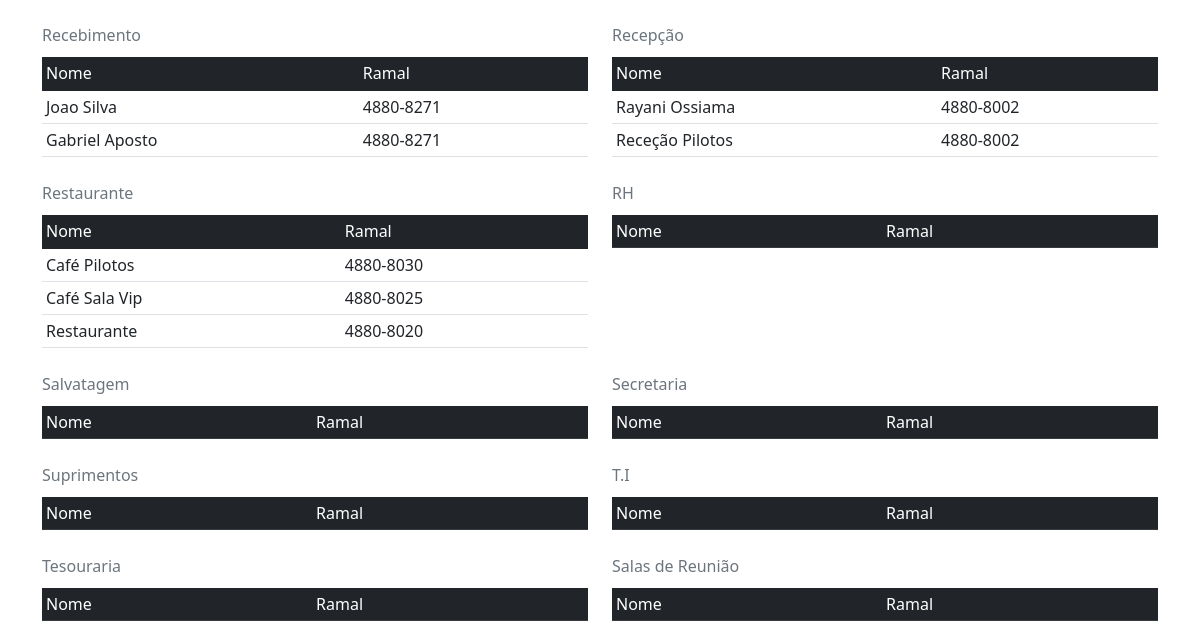
The page /conect/index.php (lower part) on the database as committed earlier.
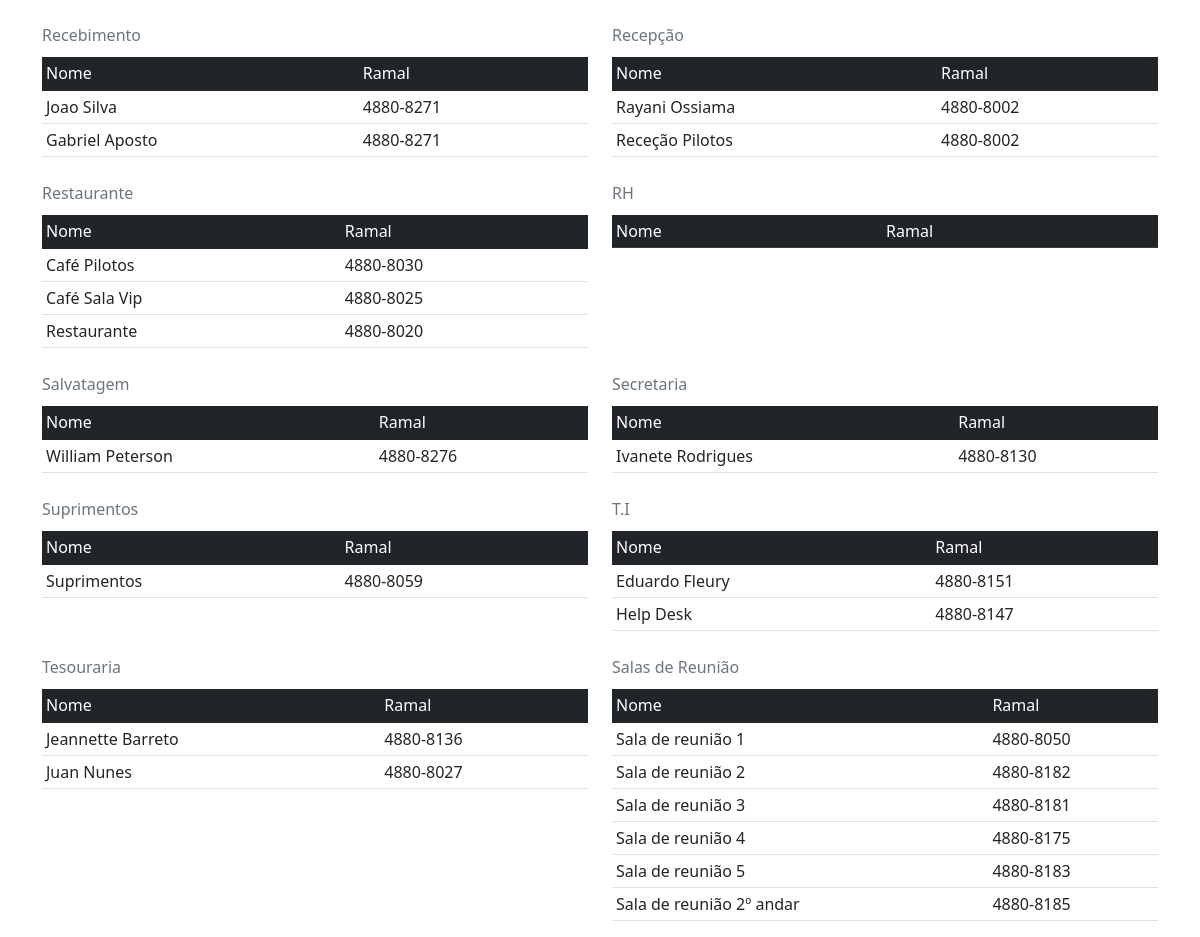
The same page on the database as committed later.
### tables this page shows
create table recebimento (
id int not null auto_increment,
nome varchar (30) not null,
ramal char (9) not null,
primary key (id)
)default charset = utf8mb4;

create table recepcao (
id int not null auto_increment,
nome varchar (30) not null,
ramal char (9) not null,
primary key (id)
)default charset = utf8mb4;

create table restaurante (
id int not null auto_increment,
nome varchar (30) not null,
ramal char (9) not null,
primary key (id)
)default charset = utf8mb4;

create table salvatagem (
id int not null auto_increment,
nome varchar (30) not null,
ramal char (9) not null,
primary key (id)
)default charset = utf8mb4;

create table secretaria (
id int not null auto_increment,
nome varchar (30) not null,
ramal char (9) not null,
primary key (id)
)default charset = utf8mb4;

create table suprimentos (
id int not null auto_increment,
nome varchar (30) not null,
ramal char (9) not null,
primary key (id)
)default charset = utf8mb4;

create table tecnologia (
id int not null auto_increment,
nome varchar (30) not null,
ramal char (9) not null,
primary key (id)
)default charset = utf8mb4;

create table tesouraria (
id int not null auto_increment,
nome varchar (30) not null,
ramal char (9) not null,
primary key (id)
)default charset = utf8mb4;

create table salasreuniao (
id int not null auto_increment,
nome varchar (30) not null,
ramal char (9) not null,
primary key (id)
)default charset = utf8mb4;

### conect/index.php (the view, shortened to what this page needs)
<?php
include ("C:\wamp64\www\conect\conexao.php");
$consulta23 = "SELECT * FROM recebimento";
$con23 = $mysqli -> query($consulta23) or die($mysqli -> error);
$consulta24 = "SELECT * FROM recepcao";
$con24 = $mysqli -> query($consulta24) or die($mysqli -> error);
$consulta25 = "SELECT * FROM restaurante";
$con25 = $mysqli -> query($consulta25) or die($mysqli -> error);
$consulta27 = "SELECT * FROM salasreuniao";
$con27 = $mysqli -> query($consulta27) or die($mysqli -> error);
$consulta28 = "SELECT * FROM salvatagem";
$con28 = $mysqli -> query($consulta28) or die($mysqli -> error);
$consulta29 = "SELECT * FROM secretaria";
$con29 = $mysqli -> query($consulta29) or die($mysqli -> error);
$consulta30 = "SELECT * FROM suprimentos";
$con30 = $mysqli -> query($consulta30) or die($mysqli -> error);
$consulta31 = "SELECT * FROM tecnologia";
$con31 = $mysqli -> query($consulta31) or die($mysqli -> error);
$consulta32 = "SELECT * FROM tesouraria";
$con32 = $mysqli -> query($consulta32) or die($mysqli -> error);
?>
<!DOCTYPE html>
<html lang="en">
<head>
    <link href="Bootstrap/css/bootstrap.css" rel="stylesheet" type="text/css">
</head>
<body>
<div class="container">
 <div class="row">
<div class="col-lg-6 ">
  </div>
<div class="col-lg-6 ">
  </div>
<div class="col-lg-6 ">
    <table class="table table-hover table-sm caption-top">
      <caption class="justify-content-center">Recebimento</caption>
        <thead class="table-dark">
        <tr>
            <td>Nome</td>
            <td>Ramal</td>
        </tr>
        </thead>
        <?php while ($dado = $con23 -> fetch_array()){ ?>
        <tr>
            <td><?php echo $dado["nome"]; ?></td>
            <td><?php echo $dado["ramal"]; ?></td>
        </tr>
        <?php } ?>
    </table>
  </div>
<div class="col-lg-6 ">
    <table class="table table-hover table-sm caption-top">
      <caption class="justify-content-center">Recepção</caption>
        <thead class="table-dark">
        <tr>
            <td>Nome</td>
            <td>Ramal</td>
        </tr>
        </thead>
        <?php while ($dado = $con24 -> fetch_array()){ ?>
        <tr>
            <td><?php echo $dado["nome"]; ?></td>
            <td><?php echo $dado["ramal"]; ?></td>
        </tr>
        <?php } ?>
    </table>
  </div>
<div class="col-lg-6 ">
    <table class="table table-hover table-sm caption-top">
      <caption class="justify-content-center">Restaurante </caption>
        <thead class="table-dark">
        <tr>
            <td>Nome</td>
            <td>Ramal</td>
        </tr>
        </thead>
        <?php while ($dado = $con25 -> fetch_array()){ ?>
        <tr>
            <td><?php echo $dado["nome"]; ?></td>
            <td><?php echo $dado["ramal"]; ?></td>
        </tr>
        <?php } ?>
    </table>
  </div>
<div class="col-lg-6 ">
    <table class="table table-hover table-sm caption-top">
      <caption class="justify-content-center">RH</caption>
        <thead class="table-dark">
        <tr>
            <td>Nome</td>
            <td>Ramal</td>
        </tr>
        </thead>
    </table>
  </div>
<div class="col-lg-6 ">
    <table class="table table-hover table-sm caption-top">
      <caption class="justify-content-center">Salvatagem</caption>
        <thead class="table-dark">
        <tr>
            <td>Nome</td>
            <td>Ramal</td>
        </tr>
        </thead>
        <?php while ($dado = $con28 -> fetch_array()){ ?>
        <tr>
            <td><?php echo $dado["nome"]; ?></td>
            <td><?php echo $dado["ramal"]; ?></td>
        </tr>
        <?php } ?>
    </table>
  </div>
<div class="col-lg-6 ">
    <table class="table table-hover table-sm caption-top">
      <caption class="justify-content-center">Secretaria</caption>
        <thead class="table-dark">
        <tr>
            <td>Nome</td>
            <td>Ramal</td>
        </tr>
        </thead>
        <?php while ($dado = $con29 -> fetch_array()){ ?>
        <tr>
            <td><?php echo $dado["nome"]; ?></td>
            <td><?php echo $dado["ramal"]; ?></td>
        </tr>
        <?php } ?>
    </table>
  </div>
<div class="col-lg-6 ">
    <table class="table table-hover table-sm caption-top">
      <caption class="justify-content-center">Suprimentos</caption>
        <thead class="table-dark">
        <tr>
            <td>Nome</td>
            <td>Ramal</td>
        </tr>
        </thead>
        <?php while ($dado = $con30 -> fetch_array()){ ?>
        <tr>
            <td><?php echo $dado["nome"]; ?></td>
            <td><?php echo $dado["ramal"]; ?></td>
        </tr>
        <?php } ?>
    </table>
  </div>
<div class="col-lg-6 ">
    <table class="table table-hover table-sm caption-top">
      <caption class="justify-content-center">T.I</caption>
        <thead class="table-dark">
        <tr>
            <td>Nome</td>
            <td>Ramal</td>
        </tr>
        </thead>
        <?php while ($dado = $con31 -> fetch_array()){ ?>
        <tr>
            <td><?php echo $dado["nome"]; ?></td>
            <td><?php echo $dado["ramal"]; ?></td>
        </tr>
        <?php } ?>
    </table>
  </div>
<div class="col-lg-6 ">
    <table class="table table-hover table-sm caption-top">
      <caption class="justify-content-center">Tesouraria</caption>
        <thead class="table-dark">
        <tr>
            <td>Nome</td>
            <td>Ramal</td>
        </tr>
        </thead>
        <?php while ($dado = $con32 -> fetch_array()){ ?>
        <tr>
            <td><?php echo $dado["nome"]; ?></td>
            <td><?php echo $dado["ramal"]; ?></td>
        </tr>
        <?php } ?>
    </table>
  </div>
  <div class="col-lg-6 ">
    <table class="table table-hover table-sm caption-top">
      <caption class="justify-content-center">Salas de Reunião</caption>
        <thead class="table-dark">
        <tr>
            <td>Nome</td>
            <td>Ramal</td>
        </tr>
        </thead>
        <?php while ($dado = $con27 -> fetch_array()){ ?>
        <tr>
            <td><?php echo $dado["nome"]; ?></td>
            <td><?php echo $dado["ramal"]; ?></td>
        </tr>
        <?php } ?>
    </table>
  </div>
 </div>
</div>
</body>
</html>

Rows that differ between the two databases and show on the page:
added salvatagem: nome "William Peterson", ramal "4880-8276"
added secretaria: nome "Ivanete Rodrigues", ramal "4880-8130"
added suprimentos: nome "Suprimentos", ramal "4880-8059"
added tecnologia: nome "Eduardo Fleury", ramal "4880-8151"
added tecnologia: nome "Help Desk", ramal "4880-8147"
added tesouraria: nome "Jeannette Barreto", ramal "4880-8136"
added tesouraria: nome "Juan Nunes", ramal "4880-8027"
added salasreuniao: nome "Sala de reunião 1", ramal "4880-8050"
added salasreuniao: nome "Sala de reunião 2", ramal "4880-8182"
added salasreuniao: nome "Sala de reunião 3", ramal "4880-8181"
added salasreuniao: nome "Sala de reunião 4", ramal "4880-8175"
added salasreuniao: nome "Sala de reunião 5", ramal "4880-8183"
added salasreuniao: nome "Sala de reunião 2º andar", ramal "4880-8185"
